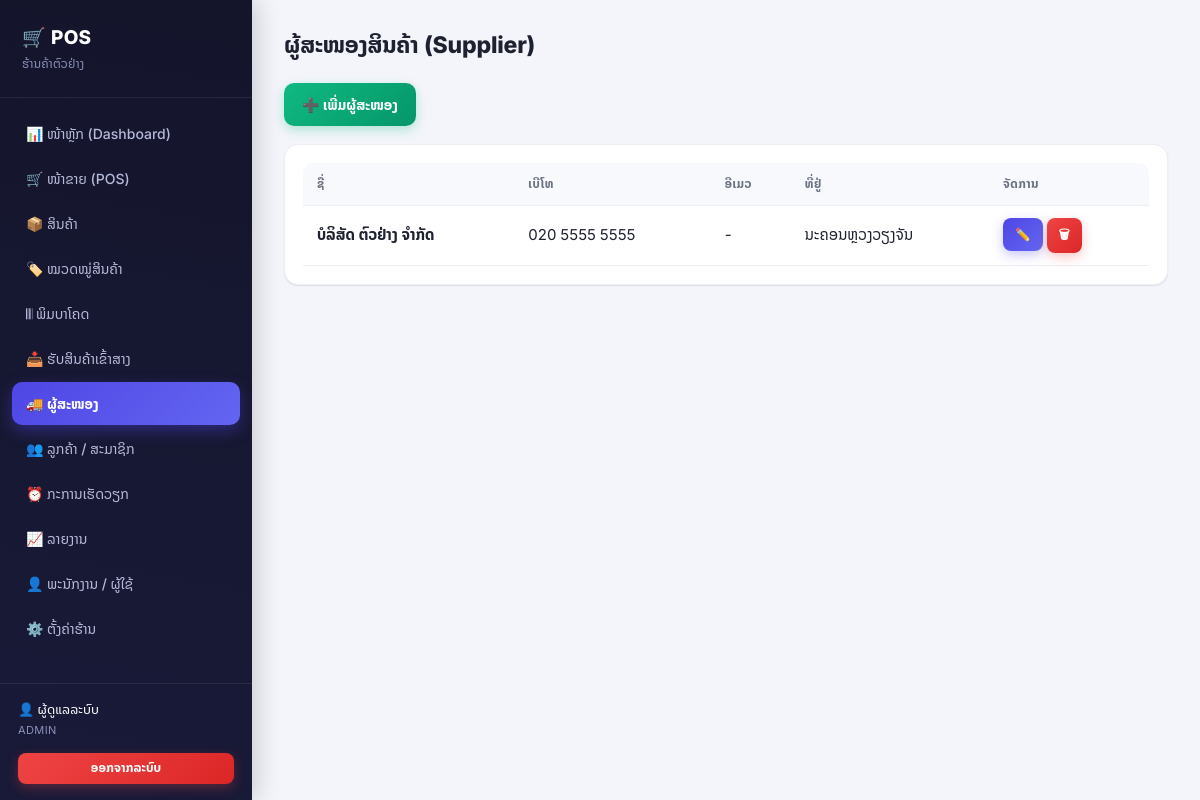
Page /suppliers.php (signed in) on the committed database.
### tables this page shows
CREATE TABLE suppliers (
  id INT AUTO_INCREMENT PRIMARY KEY,
  name VARCHAR(150) NOT NULL,
  phone VARCHAR(30) DEFAULT NULL,
  email VARCHAR(100) DEFAULT NULL,
  address VARCHAR(255) DEFAULT NULL,
  created_at TIMESTAMP DEFAULT CURRENT_TIMESTAMP
);

### config.php (called while the page is built, shortened)
<?php
function h($str) {
    return htmlspecialchars((string)$str, ENT_QUOTES, 'UTF-8');
}

### suppliers.php (the view, shortened to what this page needs)
<?php
require_once __DIR__ . '/config.php';
$suppliers = $pdo->query('SELECT * FROM suppliers ORDER BY name')->fetchAll();
include __DIR__ . '/header.php';
?>
<div class="toolbar">
  <button class="btn btn-success" onclick="editSup(null)">➕ ເພີ່ມຜູ້ສະໜອງ</button>
</div>
<div class="card">
  <table class="table">
    <tr><th>ຊື່</th><th>ເບີໂທ</th><th>ອີເມວ</th><th>ທີ່ຢູ່</th><th style="width:160px">ຈັດການ</th></tr>
    <?php foreach ($suppliers as $s): ?>
    <tr>
      <td><strong><?= h($s['name']) ?></strong></td>
      <td><?= h($s['phone'] ?? '-') ?></td>
      <td><?= h($s['email'] ?? '-') ?></td>
      <td><?= h($s['address'] ?? '-') ?></td>
      <td>
        <button class="btn btn-sm btn-primary" onclick='editSup(<?= json_encode($s, JSON_UNESCAPED_UNICODE | JSON_HEX_APOS) ?>)'>✏️</button>
        <form method="post" style="display:inline" onsubmit="return confirm('ລຶບຜູ້ສະໜອງນີ້ບໍ່?')">
          <button class="btn btn-sm btn-danger">🗑</button>
        </form>
      </td>
    </tr>
    <?php endforeach; ?>
  </table>
</div>
<?php include __DIR__ . '/footer.php'; ?>

### style.css (style rules this page uses)
* { box-sizing: border-box; margin: 0; padding: 0; }
:root { --primary: #4f46e5; --primary-dark: #4338ca; --primary-light: #6366f1; --primary-50: #eef2ff; --success: #10b981; --success-50: #ecfdf5; --danger: #ef4444; --danger-50: #fef2f2; --warning: #f59e0b; --warning-50: #fffbeb; --info: #3b82f6; --info-50: #eff6ff; --bg: #f4f5fb; --card: #ffffff; --border: #e5e7eb; --border-soft: #edeef4; --text: #1e2130; --muted: #6b7280; --sidebar: #14152b; --sidebar-soft: #1e2040; --radius: 14px; --radius-sm: 10px; --radius-lg: 20px; --shadow-sm: 0 1px 2px rgba(20,21,43,.06), 0 1px 1px rgba(20,21,43,.04); --shadow-md: 0 4px 14px rgba(20,21,43,.08), 0 2px 4px rgba(20,21,43,.04); --shadow-lg: 0 12px 32px rgba(20,21,43,.14), 0 4px 10px rgba(20,21,43,.06); --shadow-glow: 0 8px 24px rgba(79,70,229,.28); }
html { scroll-behavior: smooth; }
body { font-family: 'Noto Sans Lao', 'Inter', 'Phetsarath OT', 'Segoe UI', Tahoma, sans-serif; background: var(--bg); color: var(--text); font-size: 15px; line-height: 1.5; -webkit-font-smoothing: antialiased; }
.card { background: var(--card); border-radius: var(--radius); padding: 22px; box-shadow: var(--shadow-sm); border: 1px solid var(--border-soft); margin-bottom: 20px; transition: box-shadow .2s; }
.btn { display: inline-flex; align-items: center; justify-content: center; gap: 6px; padding: 10px 18px; border: none; border-radius: var(--radius-sm); font-size: 14px; font-weight: 600; font-family: inherit; cursor: pointer; color: #fff; background: #9297ad; text-align: center; box-shadow: var(--shadow-sm); transition: transform .12s, box-shadow .12s, filter .12s, background .12s; }
.btn-primary { background: linear-gradient(135deg, var(--primary), var(--primary-light)); box-shadow: 0 4px 12px rgba(79,70,229,.3); }
.btn-success { background: linear-gradient(135deg, var(--success), #059669); box-shadow: 0 4px 12px rgba(16,185,129,.3); }
.btn-danger { background: linear-gradient(135deg, var(--danger), #dc2626); box-shadow: 0 4px 12px rgba(239,68,68,.3); }
.btn-sm { padding: 6px 12px; font-size: 12.5px; border-radius: 8px; }
table.table { width: 100%; border-collapse: collapse; background: #fff; }
.table th, .table td { padding: 12px 14px; border-bottom: 1px solid var(--border-soft); text-align: left; }
.table th { background: #f8f9fd; font-size: 12px; font-weight: 700; color: var(--muted); text-transform: uppercase; letter-spacing: .4px; position: sticky; top: 0; }
.table th:first-child { border-top-left-radius: 10px; }
.table th:last-child { border-top-right-radius: 10px; }
.table tr { transition: background .12s; }
.card > .table, .card table.table { margin: -4px -4px -4px -4px; width: calc(100% + 8px); }
.toolbar { display: flex; gap: 10px; margin-bottom: 18px; flex-wrap: wrap; align-items: center; }

### rows in the picture
suppliers: name "ບໍລິສັດ ຕົວຢ່າງ ຈຳກັດ", phone "020 5555 5555", email "-", address "ນະຄອນຫຼວງວຽງຈັນ"

### other values in the picture
get_setting('store_name') "ຮ້ານຄ້າຕົວຢ່າງ"
$label "📊 ໜ້າຫຼັກ (Dashboard)"
$label "🛒 ໜ້າຂາຍ (POS)"
$label "📦 ສິນຄ້າ"
$label "🏷️ ໝວດໝູ່ສິນຄ້າ"
$label "𝄃𝄃 ພິມບາໂຄດ"
$label "📥 ຮັບສິນຄ້າເຂົ້າສາງ"
$label "🚚 ຜູ້ສະໜອງ"
$label "👥 ລູກຄ້າ / ສະມາຊິກ"
$label "⏰ ກະການເຮັດວຽກ"
$label "📈 ລາຍງານ"
$label "👤 ພະນັກງານ / ຜູ້ໃຊ້"
$label "⚙️ ຕັ້ງຄ່າຮ້ານ"
$u['fullname'] "ຜູ້ດູແລລະບົບ"
$u['role'] "ADMIN"
